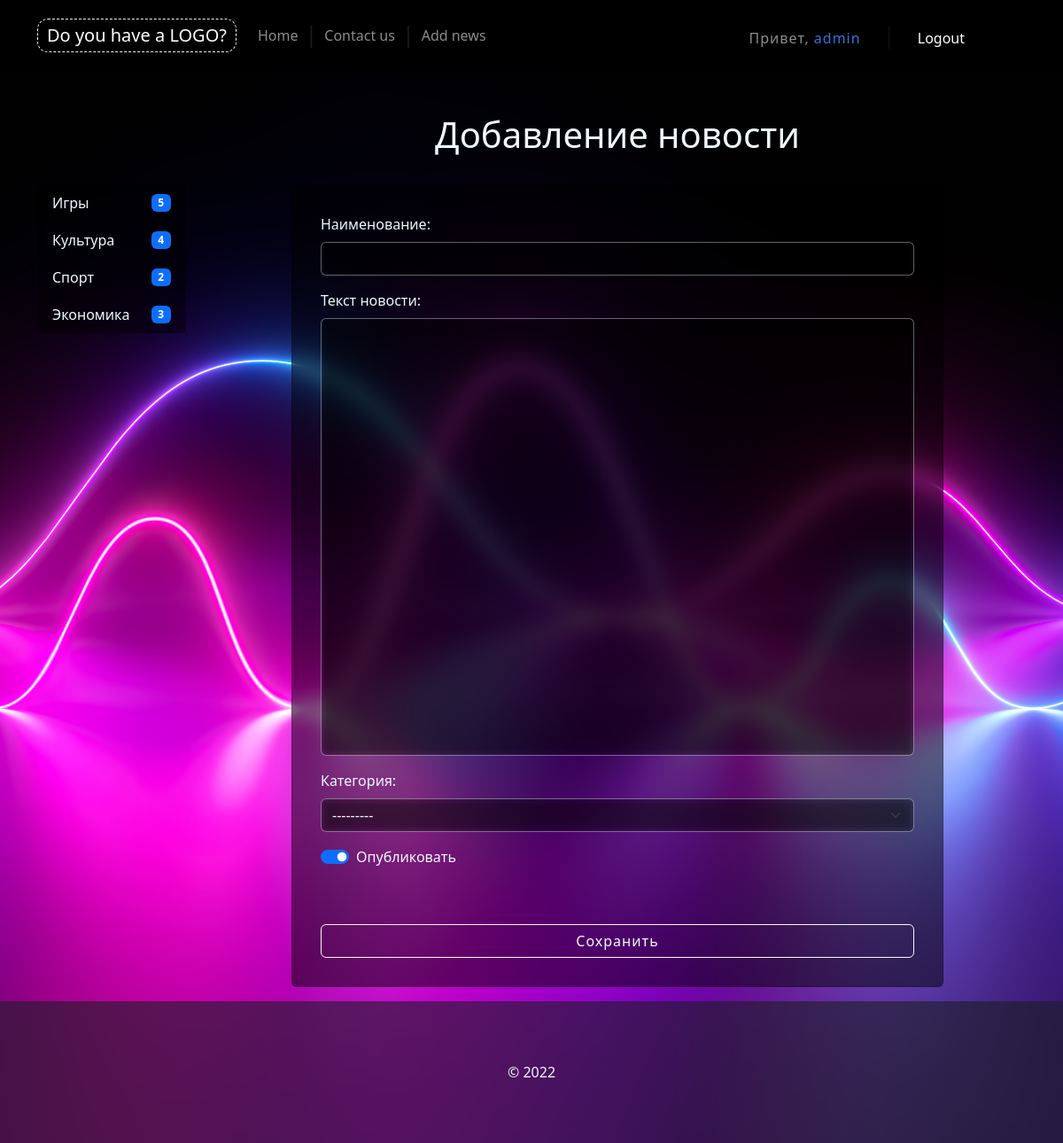
The page /news/add_news/ (signed in) on the database its author committed.
### news_app/models.py (models this page shows)
class Category(models.Model):
    title = models.CharField(
        verbose_name='Категория',
        max_length=150,
        db_index=True,
    )
    def get_absolute_url(self):
        return reverse_lazy(
            'category',
            kwargs={'category_id': self.pk},
        )
    def __str__(self):
        return self.title
    class Meta:
        verbose_name = 'Категория'
        verbose_name_plural = 'Категории'
        ordering = ['title']

### news_app/views.py (the view)
# urls.py: path('news/add_news/', CreateNews.as_view(), name='add_news'),
class CreateNews(LoginRequiredMixin, CreateView):
    login_url = '/admin/'
    form_class = NewsForm
    template_name = 'news_app/add_news.html'

### news_app/forms.py
class NewsForm(forms.ModelForm):
    class Meta:
        model = News
        fields = (
            'title',
            'content',
            'category',
            'is_published',
        )
        widgets = {
            'title': forms.TextInput(
                attrs={
                    'class': 'form-control',
                },
            ),
            'content': forms.Textarea(
                attrs={
                    'class': 'form-control',
                    'rows': 20,
                },
            ),
            'category': forms.Select(
                attrs={
                    'class': 'form-select text-bg-dark',
                },
            ),
            'is_published': forms.CheckboxInput(
                attrs={
                    'class': 'form-check-input',
                },
            ),
        }

### news_app/templatetags/news_tags.py (called while the page is built)
@register.inclusion_tag(filename='news_app/inc/_sidebar.html')
def show_sidebar_categories():
    categories = Category.objects.annotate(
        cnt=Count(
            'news',
            filter=F('news__is_published'),
        )
    ).filter(cnt__gt=0)
    return {'categories': categories}

### templates/news_app/add_news.html (shortened to what this page needs)
{% extends 'news_app/base.html' %}
{% block content %}
    <div class="col-md-8 offset-md-1 row g-4">
        <h1 class="text-center fw-light">Добавление новости</h1>
        <div class="card form-card">
            <form action="{% url 'add_news' %}" method="post">
                <div class="mb-3">
                    <label for="{{ form.title.id_for_label }}" class="form-label">Наименование:</label>
                    {{ form.title }}
                </div>
                <div class="mb-3">
                    <label for="{{ form.content.id_for_label }}" class="form-label">Текст новости:</label>
                    {{ form.content }}
                </div>
                <div class="mb-3">
                    <label for="{{ form.category.id_for_label }}" class="form-label">Категория:</label>
                    {{ form.category }}
                </div>
                <div class="mb-3">
                    <div class="form-check form-switch">
                        {{ form.is_published }}
                        <label for="{{ form.is_published.id_for_label }}" class="form-check-label">Опубликовать</label>
                    </div>
                </div>
                <button type="submit" class="custom-btn btn w-100 btn-outline-light mt-5">
                    Сохранить
                </button>
            </form>
        </div>
    </div>
{% endblock %}

### templates/news_app/inc/_header.html
<header class="navbar navbar-expand-lg sticky-top navbar-dark">
    <div class="container">
        <a class="navbar-brand" href="{% url 'home' %}">Do you have a LOGO?</a>
        <div class="collapse navbar-collapse" id="navbarNavAltMarkup">
            <ul class="navbar-nav me-auto mb-lg-0">
                <a class="nav-link" aria-current="page" href="{% url 'home' %}">Home</a>
                <span class="separ">|</span>
                <a class="nav-link" aria-current="page" href="{% url 'contact' %}">Contact us</a>
                {% if user.username == 'admin' %}
                    <span class="separ">|</span>
                    <a class="nav-link" aria-current="page" href="{% url 'add_news' %}">Add news</a>
                {% endif %}
            </ul>
            <span class="navbar-text">
                    {% if request.user.is_authenticated %}
                        <span class="welcome">Привет,
                            <a href="
                                    {% if user.username == 'admin' %}
                                        {% url 'admin' %}
                                    {% else %}
                                    #
                                    {% endif %}
                                " class="welcome-name">
                                {{ user.username }}
                            </a>
                        </span>
                        <span class="separ">|</span>
                        <a href="{% url 'logout' %}" class="text-decoration-none auth auth-last">Logout</a>
                    {% else %}
                        <a href="{% url 'register' %}" class="text-decoration-none auth">Register</a>
                        <span class="separ">|</span>
                        <a href="{% url 'login' %}" class="text-decoration-none auth auth-last">Login</a>
                    {% endif %}
            </span>
        </div>
    </div>
</header>

### templates/news_app/inc/_sidebar.html
<div class="col-md-2 g-4">
    <div class="mt">
        <ul class="list-group sidebar-sticky-top sticky-top">
            {% for item in categories|dictsort:'title' %}
                <a href="{{ item.get_absolute_url }}"
                   class="sidebar-item list-group-item list-group-item-action d-flex justify-content-between align-items-center">
                    <span class="sidebar-item-title">{{ item.title }}</span>
                    <span class="badge bg-primary">{{ item.cnt }}</span>
                </a>
            {% endfor %}
        </ul>
    </div>
</div>

### static/turbo_project/css/style.css (style rules this page uses)
* { transition: .2s all ease-in-out !important; }
body { background: center / cover fixed no-repeat url("../img/neon-light-waves-huawei-mediapad-stock-pink-3200x2560-711.jpg"); color: rgb(240, 248, 255) !important; }
.separ { font-size: 25px; opacity: .1; }
header { min-height: 5em !important; background-color: rgba(0, 0, 0, .7) !important; -webkit-backdrop-filter: blur(5px) !important; backdrop-filter: blur(5px) !important; }
.navbar-brand { border: 1px dashed rgb(240, 248, 255) !important; border-radius: 12px; padding: 3px 10px; }
.welcome { cursor: default; padding: 5px 20px !important; letter-spacing: 1px; }
.welcome-name { color: rgb(53, 115, 212) !important; text-decoration: none !important; letter-spacing: 1px; }
.container { flex: 1 1 auto !important; }
.mt { margin-top: 6.5em !important; }
.col-md-2 { min-width: 12em !important; }
.sidebar-sticky-top { z-index: 5 !important; top: 7em !important; -webkit-backdrop-filter: blur(10px) !important; backdrop-filter: blur(10px) !important; }
.sidebar-item { border: 1px solid transparent !important; color: rgb(240, 248, 255) !important; background-color: rgba(0, 0, 0, .4) !important; transition: 1s all ease-in-out !important; }
.auth { padding: 5px 20px !important; border: 1px dashed transparent !important; border-radius: 6px !important; transition: 1s all ease-in-out !important; }
.auth-last { margin-right: 3em; }
.custom-btn { letter-spacing: 1px; }
textarea { resize: none; }
.form-control, .form-select, .form-control::-webkit-scrollbar-track, .form-select::-webkit-scrollbar-track { background-color: rgba(0, 0, 0, .1) !important; color: rgb(240, 248, 255) !important; -webkit-backdrop-filter: blur(5px) !important; backdrop-filter: blur(5px) !important; border: 1px solid rgba(240, 248, 255, .4) !important; }
option { color: rgb(240, 248, 255) !important; }
.card { cursor: default !important; text-align: justify !important; }
.form-card { padding: 2em; background-color: rgba(0, 0, 0, .5) !important; -webkit-backdrop-filter: blur(10px) !important; backdrop-filter: blur(10px) !important; }

### rows shown on the page
Category: title "Игры", cnt "5"
Category: title "Культура", cnt "4"
Category: title "Спорт", cnt "2"
Category: title "Экономика", cnt "3"

### other values the page prints
{{ user.username }} "admin"
